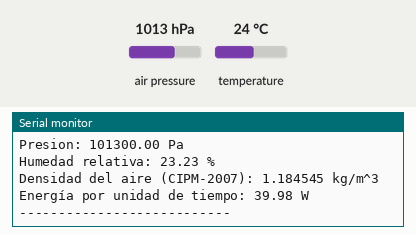
Bench run of a sketch on a simulated Arduino Uno, built with avr-gcc and run on an emulated ATmega328P. On the bench: the last lines printed to the serial monitor. The test bench sets the inputs (shaded band); at power-on: air pressure 1013 hPa, temperature 24 °C.

Above: at 5.9 s.
6.0 s: air pressure set to 952 hPa
At 10.44 s:
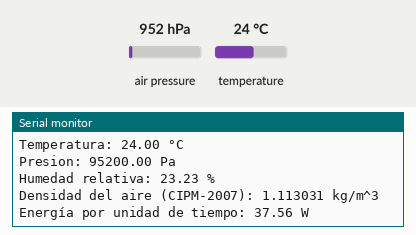
12.1 s: temperature set to 12 °C
At 16.6 s:
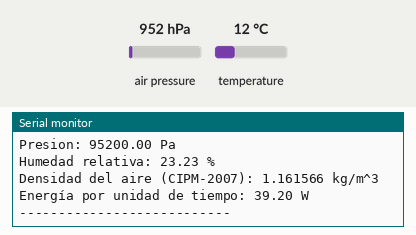
18.2 s: air pressure set to 975 hPa
At 21.8 s:
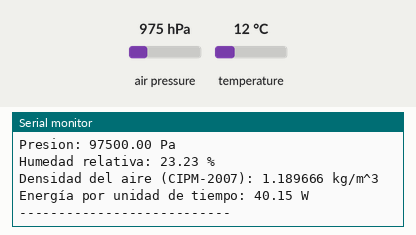
Timing chart, 0 to 23.3 s (numbered marks = the images above; inputs shaded):
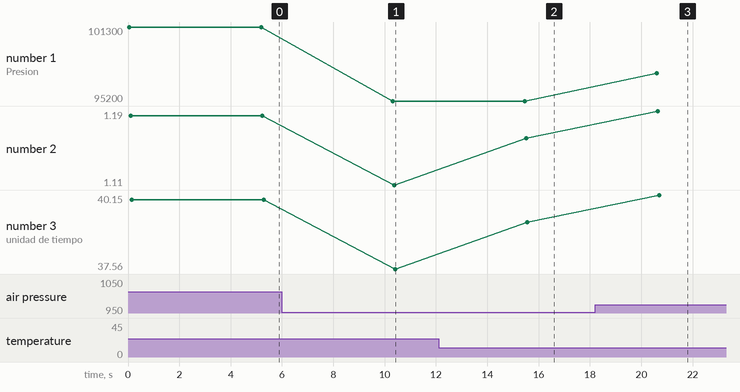

Measured:
- after the input at 6.0 s, the serial monitor: prints a new line after 4.3 s (image 1)
- after the input at 12.1 s, the serial monitor: prints a new line after 3.3 s (image 2)
- after the input at 18.2 s, the serial monitor: prints a new line after 2.4 s (image 3)
- plotted number 1: 101300 → 95200 after the input at 6.0 s, 95200 → 97500 after the input at 18.2 s
- plotted number 2: 1.18 → 1.11 after the input at 6.0 s, 1.11 → 1.16 after the input at 12.1 s, 1.16 → 1.19 after the input at 18.2 s
- plotted number 3: 39.98 → 37.56 after the input at 6.0 s, 37.56 → 39.2 after the input at 12.1 s, 39.2 → 40.15 after the input at 18.2 s

The sketch:

Bmp180_eput_cipm-2007.ino
```cpp
#include <Wire.h>
#include <Adafruit_BMP085.h>
#include <math.h>

Adafruit_BMP085 bmp;

// Constantes físicas
const float R_d = 287.05;     // J/(kg·K), constante del aire seco
const float R_v = 461.495;    // J/(kg·K), constante del vapor de agua

// Humedad relativa fija
const float RH = 23.23;       // en %

void setup() {
  Serial.begin(9600);
  if (!bmp.begin()) {
    Serial.println("No se detectó el BMP180. Verifica conexiones.");
    while (1);
  }
  Serial.println("Sensor BMP180 listo.");
}

void loop() {
  float tempC = bmp.readTemperature();   // Temperatura en °C
  float pressure = bmp.readPressure();   // Presión en Pa
  float tempK = tempC + 273.15;          // Temperatura en Kelvin
  const float pi = 3.1415926535897932;
  const float v = 2.78; // velocidad del viento en m/s
  const float r = 1.0;  // radio de la columna de aire en metros
  float A = pi * r * r; // área

  // Calcular presión de vapor de saturación (Pa) usando fórmula de Magnus-Tetens
  float p_sat = 611.21 * exp((17.502 * tempC) / (240.97 + tempC)); // Pa

  // Presión parcial de vapor de agua
  float p_v = (RH / 100.0) * p_sat;

  // Presión del aire seco
  float p_d = pressure - p_v;

  // Densidad del aire con fórmula CIPM-2007
  float density = (p_d / (R_d * tempK)) + (p_v / (R_v * tempK));

  // Mostrar resultados
  Serial.print("Temperatura: ");
  Serial.print(tempC);
  Serial.println(" °C");

  Serial.print("Presion: ");
  Serial.print(pressure);
  Serial.println(" Pa");

  Serial.print("Humedad relativa: ");
  Serial.print(RH);
  Serial.println(" %");

  Serial.print("Densidad del aire (CIPM-2007): ");
  Serial.print(density, 6);
  Serial.println(" kg/m^3");

  // Calcular energía por unidad de tiempo (potencia del viento)
  float P = 0.5 * density * A * (v * v * v);

  Serial.print("Energía por unidad de tiempo: ");
  Serial.print(P);
  Serial.println(" W");


  Serial.println("---------------------------");
  delay(5000); // Espera 5 segundos entre lecturas
}
```
